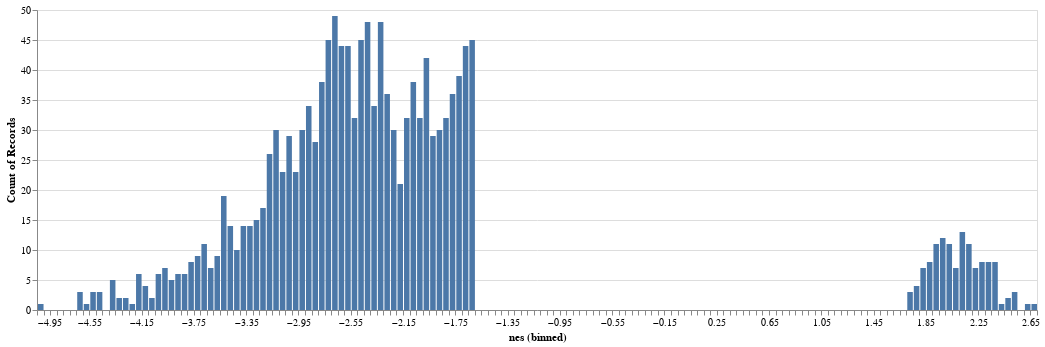

The cell this chart's notebook holds for it:
### Code cell
nes_dist("cp", alpha=0.05)

### Figure 1 — Vega-Lite specification as saved in the notebook (floating-point values rounded to 4 significant figures; data arrays with more than 128 entries replaced by an {"elided": "..."} marker saying what was removed)
{"config": {"view": {"continuousWidth": 300, "continuousHeight": 300}}, "data": {"name": "data-be6ae32b29164354f02972484d22d5ca"}, "mark": {"type": "bar"}, "encoding": {"x": {"bin": {"step": 0.05}, "field": "nes", "type": "quantitative"}, "y": {"aggregate": "count", "type": "quantitative"}}, "height": 300, "width": 1000, "$schema": "https://vega.github.io/schema/vega-lite/v5.15.1.json", "datasets": {"data-be6ae32b29164354f02972484d22d5ca": {"elided": "1472 records"}}}
